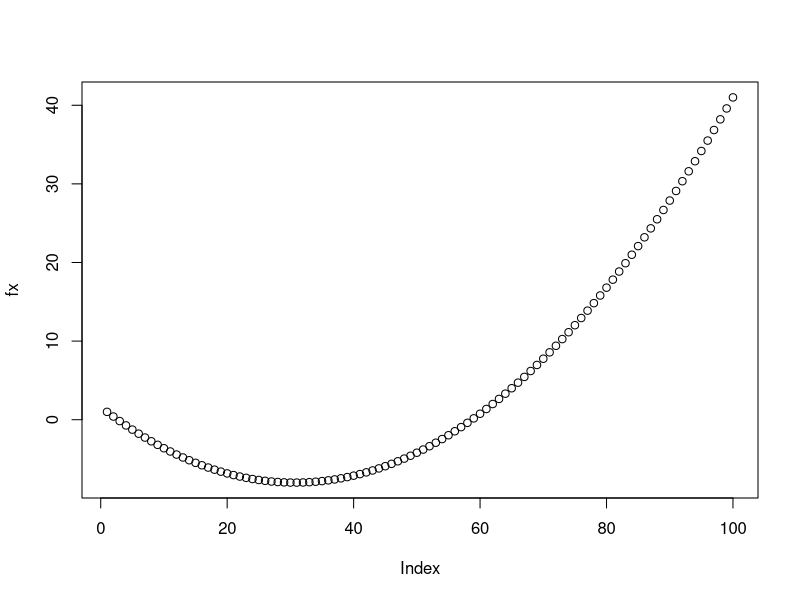

Reproduce this figure in R.
# # # # # # # # # # # # # # # # # # # # # # # # # # # # # # # # # # # # # # # #
# MONITORIA 3 (01/09/2022)

# Operações vetoriais/matriciais
x = 1:4
y = 6:9

x + y
x * y


# produto de vetores
x %*% y
x %*% t(y)

x_lin = matrix(x, nrow=1)
y_col = matrix(y, ncol=1)

x_lin %*% y_col
t(x_lin) %*% t(y_col)


# Estatíscas básicas a partir de vetores
x = c(1, 4, -5, 2, 8, -2, 4, 7, 8, 0, 2, 3, -5, 7, 4, -4, 2, 5, 2, -3)
length(x)

abs(x)
sum(x)
mean(x)
sd(x)
quantile(x, probs = seq(0, 1, 0.25))
max(x)
min(x)

which.max(x)
which.min(x)
which(x==max(x))
which(x==min(x))


# Vetor com NA's
x = c(1, 4, -5, 2, NA, -2, 4, 7, 8, 0, NA, 3, -5, 7, NA, -4, NA, 5, 2, -3)
x
sum(x, na.rm=TRUE)



## ESTRUTURAS DE CONTROLE

### IF/ELSE - Estrutura condicional
x = -1

if (x > 3) {
    print("OI")
} else if (x >= 0) {
    print("dfsdgsdfsd")  
} else {
    print("TCHAU")
}

### FOR - Estrutura para repetição
vetor = 3:7

for (var in vetor) {
    print(var^2)
}


### WHILE - Estrutura de repetição
i = 10
contador = 0

while (i > 0.001) {
    i = i / 2
    contador = contador + 1
}



## Otimização de função univariada
x_grid = seq(-5, 5, length=100)

fx = x_grid^2 + 4*x_grid - 4
fx

plot(fx)
cbind(x_grid, fx)

indice_x = which.min(fx)
x_grid[indice_x]


## Otimização de função bivariada
x_grid = seq(-5, 5, length=20)
z_grid = seq(-6, 5, length=10)

fxz = matrix(NA, length(x_grid), length(z_grid))
fxz
colnames(fxz) = round(z_grid, 2)
rownames(fxz) = round(x_grid, 2)
fxz

lin = 1
col = 1
for (x_val in x_grid) {
    for (z_val in z_grid) {
        fxz[lin, col] = x_val^2 + 4*z_val^2 - 4
        col = col +1
    }
    col = 1
    lin = lin + 1
}
round(fxz, 2)

min(fxz)
which(fxz == min(fxz), arr.ind=TRUE)
